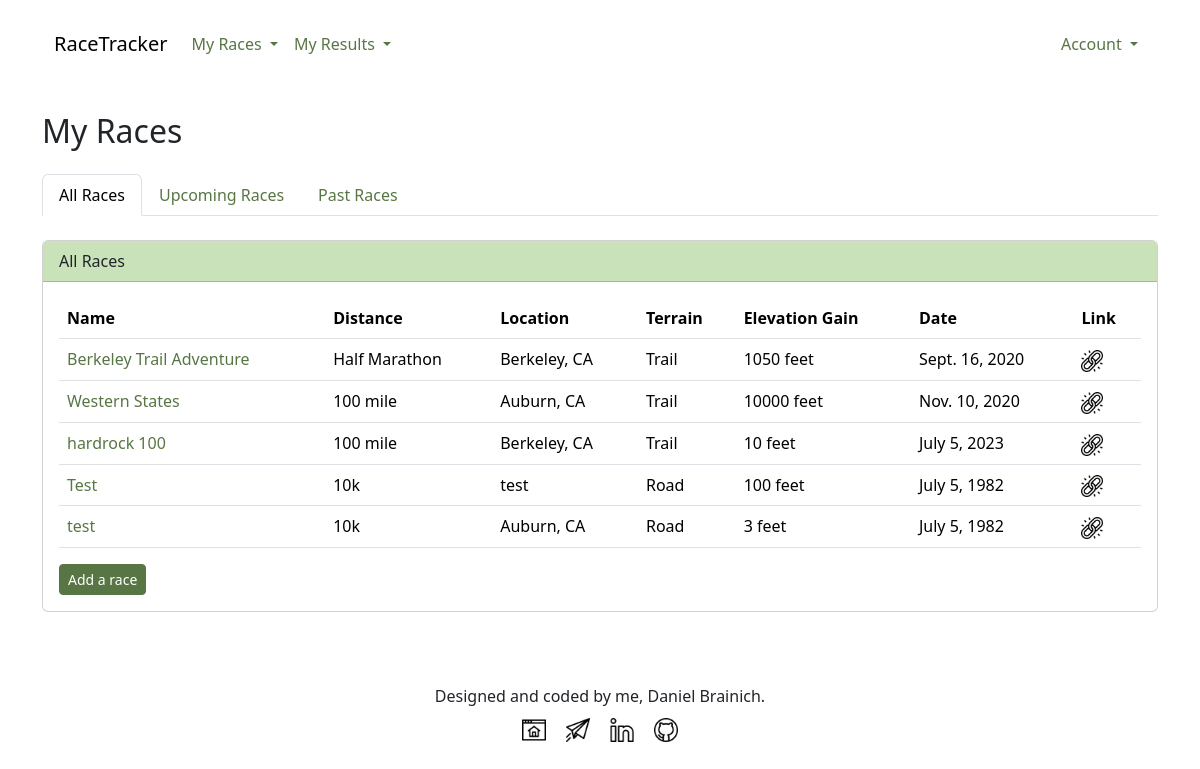
Before: /races/ (signed in) with the older database file.
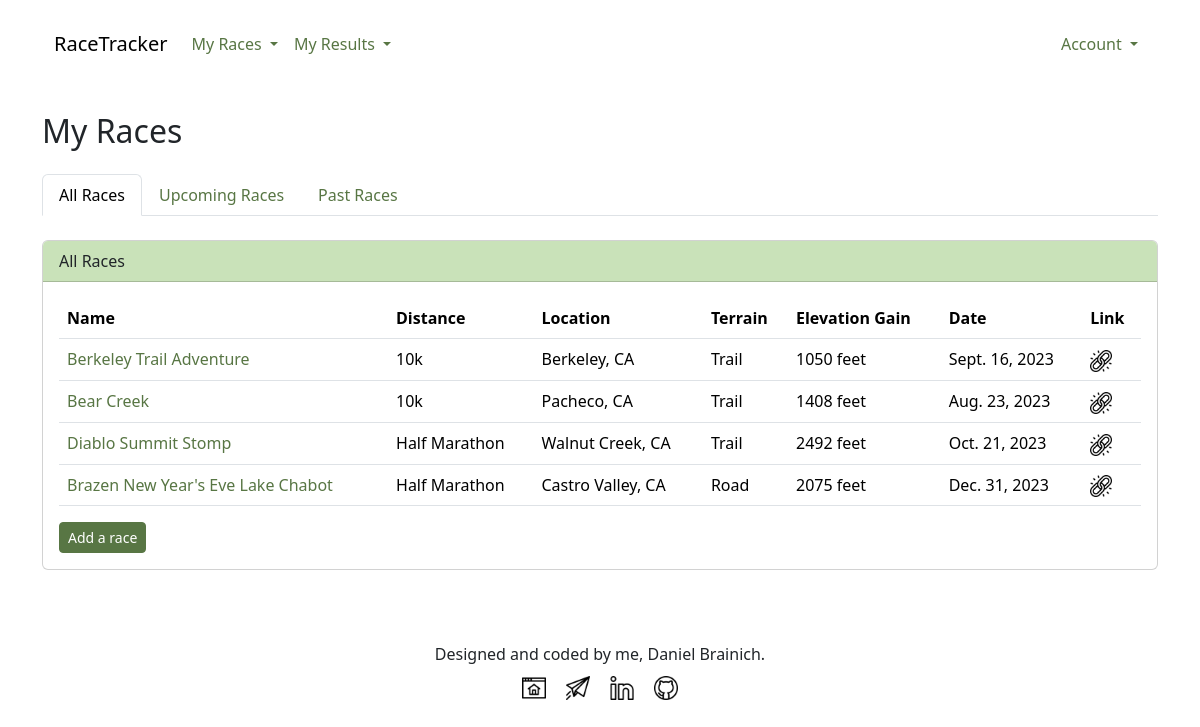
After: the same page with the newer database file.
### races/models.py (models this page shows, shortened)
class Race(models.Model):
    DISTANCE_CHOICES = [
        ("5k", "5k"),
        ("10k", "10k"),
        ("half_marathon", "Half Marathon"),
        ("marathon", "Marathon"),
        ("30k", "30k"),
        ("35k", "35k"),
        ("50k", "50k"),
        ("50_mile", "50 mile"),
        ("100k", "100k"),
        ("100_mile", "100 mile"),
    ]
    TERRAIN_CHOICES = [
        ("trail", "Trail"),
        ("road", "Road"),
    ]
    name = models.CharField(max_length=150)
    distance = models.CharField(
        max_length=13,
        choices=DISTANCE_CHOICES,
    )
    location = models.CharField(max_length=150)
    terrain = models.CharField(
        max_length=5,
        choices=TERRAIN_CHOICES,
    )
    elevation_gain = models.PositiveIntegerField()
    date = models.DateField()
    link = models.URLField(null=True)
    owner = models.ForeignKey(
        User,
        related_name="projects",
        on_delete=models.CASCADE,
    )

### races/views.py (the view)
# urls.py: path("", list_races, name="list_races"),
@login_required
def list_races(request):
    race_list = Race.objects.filter(owner=request.user)
    future_races = []
    past_races = []
    today = date.today()
    for race in race_list:
        if race.date > today:
            future_races.append(race)
        else:
            past_races.append(race)
    context = {
        "all_races": race_list,
        "future_races": future_races,
        "past_races": past_races,
    }
    return render(request, "races/race_list.html", context)

### races/templates/races/race_list.html (shortened to what this page needs)
{% extends "base.html" %}
{% load custom_tags %}
{% load static %}
{% block content %}
<div class="row">
    <div class="col">
        <h2 class="mt-4 mb-4">My Races</h2>
        <ul class="nav nav-tabs" id="myTab" role="tablist">
        <li class="nav-item" role="presentation">
            <button class="nav-link active" id="home-tab" data-bs-toggle="tab" data-bs-target="#all-races-tab-pane" type="button" role="tab" aria-controls="home-tab-pane" aria-selected="true">All Races</button>
        </li>
        <li class="nav-item" role="presentation">
            <button class="nav-link" id="profile-tab" data-bs-toggle="tab" data-bs-target="#upcoming-races-tab-pane" type="button" role="tab" aria-controls="profile-tab-pane" aria-selected="false">Upcoming Races</button>
        </li>
        <li class="nav-item" role="presentation">
            <button class="nav-link" id="contact-tab" data-bs-toggle="tab" data-bs-target="#past-races-tab-pane" type="button" role="tab" aria-controls="contact-tab-pane" aria-selected="false">Past Races</button>
        </li>
        </ul>
        <div class="tab-content" id="myTabContent">
            <div class="tab-pane fade show active" id="all-races-tab-pane" role="tabpanel" aria-labelledby="all-races-tab" tabindex="0">
                <div class="card mt-4">
                <div class="card-header">All Races</div>
                    <div class="card-body">
                        <table class="table">
                            <thead>
                                <tr>
                                    <th>Name</th>
                                    <th>Distance</th>
                                    <th>Location</th>
                                    <th>Terrain</th>
                                    <th>Elevation Gain</th>
                                    <th>Date</th>
                                    <th>Link</th>
                                </tr>
                            </thead>
                            <tbody>
                                {% if all_races %}
                                {% for race in all_races %}
                                <tr>
                                    <td><a href="{% url "show_race" race.id %}">{{ race.name }}</a></td>
                                    <td>{{ race.get_distance_display }}</td>
                                    <td>{{ race.location }}</td>
                                    <td>{{ race.get_terrain_display }}</td>
                                    <td>{{ race.elevation_gain }} feet</td>
                                    <td>{{ race.date }}</td>
                                    <td><a href="{{ race.link }}"><img src="{% static "images/link.png" %}" width="22" height="22" alt="Link icon"></a></td>
                                </tr>
                                {% endfor %}
                                {% endif %}
                            </tbody>
                        </table>
                        <a class="btn btn-primary btn-sm" href="{% url "add_race" %}">Add a race</a>
                    </div>
                </div>
            </div>
        </div>
    </div>
</div>
{% endblock content %}

### races/templates/base.html (shortened to what this page needs)
{% load static %}
<!doctype html>
<html lang="en">
  <head>
    <link rel="stylesheet" href="{% static "scss/custom.css" %}">
  </head>
  <body>
    <div class="container d-flex flex-column">
      <div class="row">
        <div class="col">
          <header>
            <nav class="navbar navbar-expand-lg bg-light pt-4 pb-4">
              <div class="container-fluid">
                {% if user.is_authenticated %}
                <a class="navbar-brand" href="{% url "home" %}">RaceTracker</a>
                <div class="collapse navbar-collapse" id="navbarNavDropdown">
                  <ul class="navbar-nav">
                    <li class="nav-item dropdown">
                      <a class="nav-link dropdown-toggle text-primary" href="#" role="button" data-bs-toggle="dropdown" aria-expanded="false">
                        My Races
                      </a>
                    </li>
                    <li class="nav-item dropdown">
                      <a class="nav-link dropdown-toggle text-primary" href="#" role="button" data-bs-toggle="dropdown" aria-expanded="false">
                        My Results
                      </a>
                    </li>
                  </ul>
                  <ul class="navbar-nav ms-auto">
                    <li class="nav-item dropdown">
                      <a class="nav-link dropdown-toggle text-primary" href="#" role="button" data-bs-toggle="dropdown" aria-expanded="false">
                        Account
                      </a>
                    </li>
                  </ul>
                </div>
                {% endif %}
              </div>
            </nav>
          </header>
        </div>
      </div>
      <main>
          {% block content %}{% endblock content %}
      </main>
      <div class="row">
        <div class="col">
          <footer class="mt-5 d-flex flex-column justify-content-center align-items-center p-3">
            <div class="p-2">
              Designed and coded by me, Daniel Brainich.
            </div>
            <div>
                <a class="p-2" href="https://www.danielbrainich.com"><img src="{% static "images/homepage.png" %}" width="24" height="24" alt="Linkedin Icon"></a>
                <a class="p-2"  href="mailto: danielbrainich@gmail.com"><img src="{% static "images/email.png" %}" width="24" height="24" alt="Linkedin Icon"></a>
                <a class="p-2" href="https://www.linkedin.com/in/danielbrainich"><img src="{% static "images/linkedin.png" %}" width="24" height="24" alt="Linkedin Icon"></a>
                <a class="p-2" href="https://www.github.com/danielbrainich"><img src="{% static "images/github.png" %}" width="24" height="24" alt="Github icon"></a>
              </div>
          </footer>
        </div>
      </div>
    </div>
  </body>
</html>

Changed rows visible on the page:
removed Race: name "Western States", distance "100 mile", location "Auburn, CA", terrain "Trail", elevation_gain "10000", date "Nov. 10, 2020"
removed Race: name "hardrock 100", distance "100 mile", location "Berkeley, CA", terrain "Trail", elevation_gain "10", date "July 5, 2023"
removed Race: name "Test", distance "10k", location "test", terrain "Road", elevation_gain "100", date "July 5, 1982"
removed Race: name "test", distance "10k", location "Auburn, CA", terrain "Road", elevation_gain "3", date "July 5, 1982"
changed Race "Berkeley Trail Adventure": distance "Half Marathon" → "10k"; date "Sept. 16, 2020" → "Sept. 16, 2023"
added Race: name "Bear Creek", distance "10k", location "Pacheco, CA", terrain "Trail", elevation_gain "1408", date "Aug. 23, 2023"
added Race: name "Diablo Summit Stomp", distance "Half Marathon", location "Walnut Creek, CA", terrain "Trail", elevation_gain "2492", date "Oct. 21, 2023"
added Race: name "Brazen New Year's Eve Lake Chabot", distance "Half Marathon", location "Castro Valley, CA", terrain "Road", elevation_gain "2075", date "Dec. 31, 2023"
